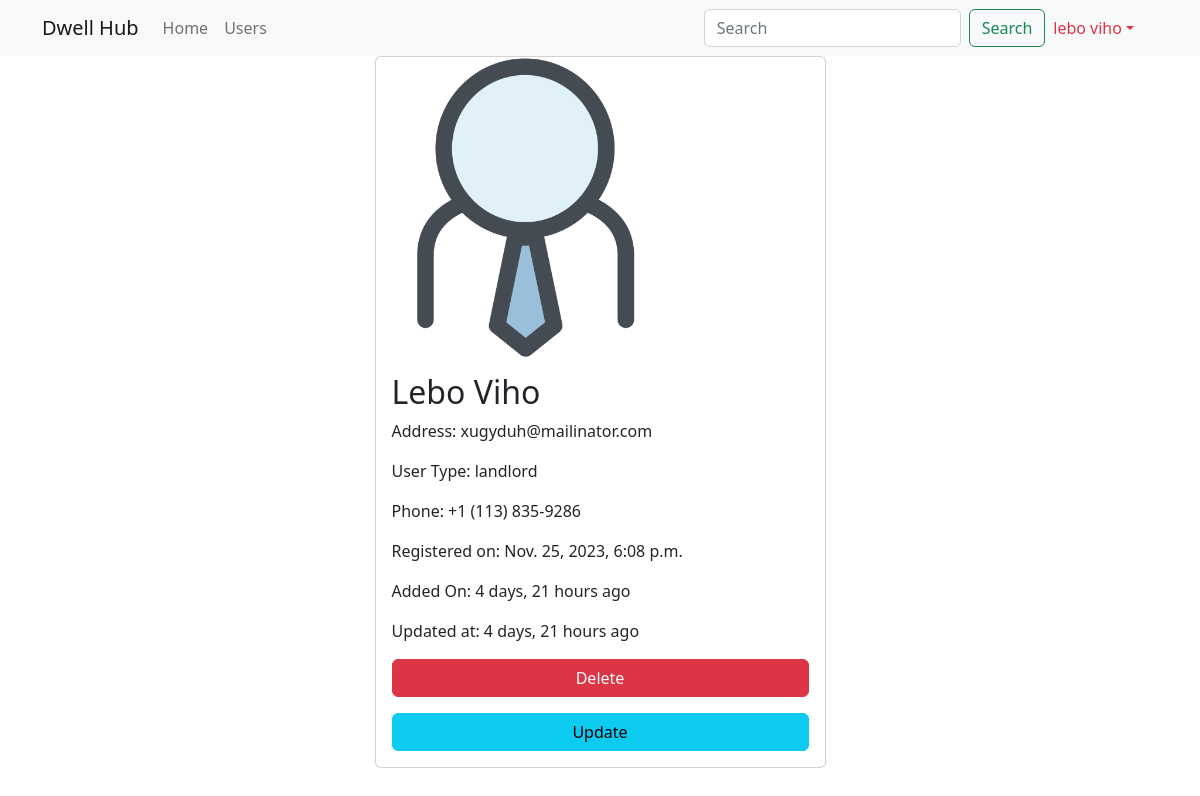
/user/6 (signed in), run on the app's committed database.
### main_app/models.py (models this page shows, shortened)
class User(models.Model):
    username = models.CharField(max_length=100)
    email = models.EmailField(unique=True)
    password = models.CharField(max_length=100)
    user_type = models.CharField(max_length=50)
    profile_picture = models.ImageField(upload_to="media/users", blank=True, null=True)
    phone = models.CharField(max_length=100)
    reg_date = models.DateTimeField(auto_now_add=True)
    created_at = models.DateTimeField(auto_now_add=True)
    updated_at = models.DateTimeField(auto_now=True)

### main_app/views.py (the view)
# urls.py: path('user/<int:user_id>', views.user_details, name="details"),
@login_required
def user_details(request, user_id):
    user = User.objects.get(pk=user_id)
    return render(request, 'user_details.html', {"user": user})

### templates/user_details.html (shortened to what this page needs)
{% extends 'base_template.html' %}
{% load humanize %}
{% block content %}
{% include 'navbar.html' %}
<div class="container">
    <div class="row justify-content-center">
        <div class="col-sm-5">
            <div class="card">
                {% if user.profile_picture %}
                    <img src="{{ user.profile_picture.url }}" height="300" width="300" alt="" >
                {% endif %}
                <div class="card-body">
                    <h2 class="card-title">{{ user.username | title }}</h2>
                    <p class="card-text">Address: {{ user.email }}</p>
                    <p class="card-text">User Type: {{ user.user_type }}</p>
                    <p class="card-text">Phone: {{ user.phone }}</p>
                    <p class="card-text">Registered on: {{ user.reg_date }}</p>
                    <p class="card-text">Added On: {{ user.created_at | naturaltime }}</p>
                    <p class="card-text">Updated at: {{ user.updated_at | naturaltime }}</p>
                    {% if perms.main_app.delete_user %}
                    	<a href="{% url 'delete' user.id %}" class="btn btn-danger w-100">Delete</a>
                    {% endif %}
                    {% if perms.main_app.change_user %}
                        <a href="{% url 'update' user.id %}" class="btn btn-info w-100 mt-3">Update</a>
                    {% endif %}
                </div>
            </div>
        </div>
    </div>
</div>
{% endblock %}

### templates/navbar.html (shortened to what this page needs)
<nav class="navbar sticky-top navbar-expand-lg bg-light">
    <div class="container">
        <a class="navbar-brand" href="{% url 'user' %}">Dwell Hub</a>
        <div class="collapse navbar-collapse" id="navbarTogglerDemo02">
            <ul class="navbar-nav me-auto mb-2 mb-lg-0">
                <li class="nav-item">
                    <a class="nav-link {% if "/" == request.path %} active {% endif %}" aria-current="page"
                       href="{% url 'home' %}">Home</a>
                </li>
                <li class="nav-item">
                    <a class="nav-link {% if "/user"  == request.path %} active {% endif %}" href="{% url 'all' %}">Users</a>
                </li>
            </ul>
            <form class="d-flex" role="search" method="get" action="{% url 'search' %}">
                <input class="form-control me-2" name="search_word" type="search" placeholder="Search"
                       aria-label="Search">
                <button class="btn btn-outline-success" type="submit">Search</button>
            </form>
            <ul class="navbar-nav me-3 mb-2 mb-lg-0">
                <li class="nav-item dropdown">
                    <a class="nav-link dropdown-toggle text-danger" href="#" role="button" data-bs-toggle="dropdown">{{ user.username }}</a>
                </li>
            </ul>
        </div>
    </div>
</nav>

### data on the page
User: username "lebo viho", profile_picture (picture), username "Lebo Viho", email "xugyduh@mailinator.com", user_type "landlord", phone "+1 (113) 835-9286", reg_date "Nov. 25, 2023, 6:08 p.m.", created_at "4 days, 21 hours ago", updated_at "4 days, 21 hours ago"
